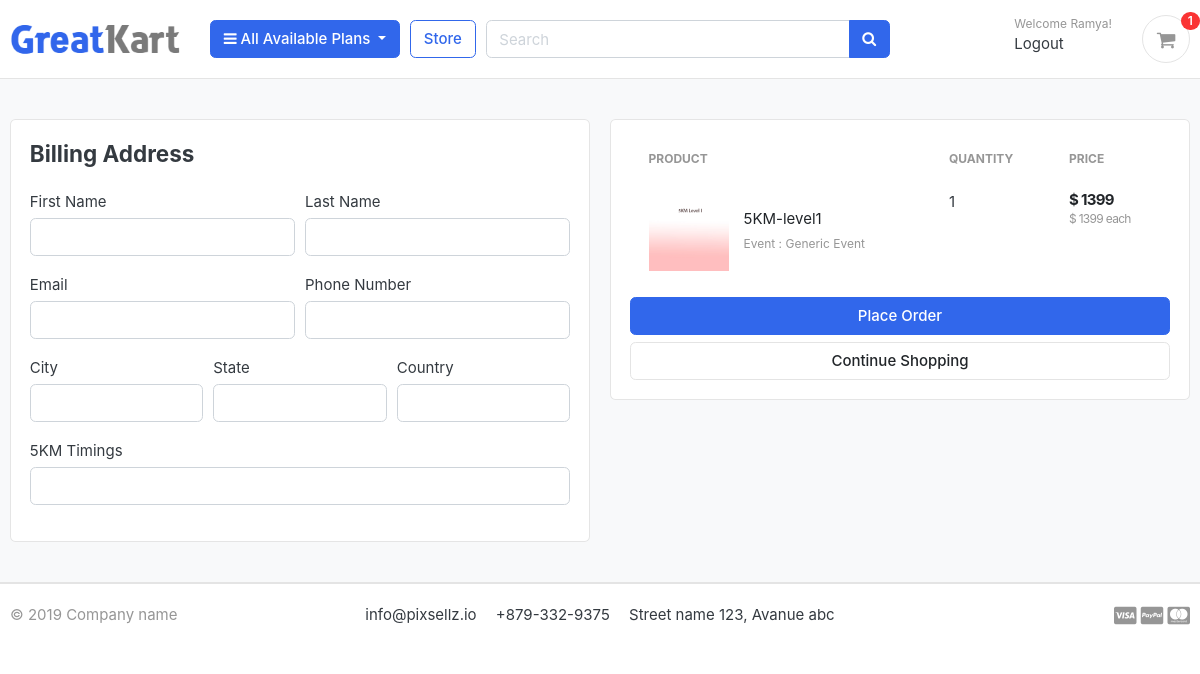
The page /cart/checkout/ (signed in) on the database as committed earlier.
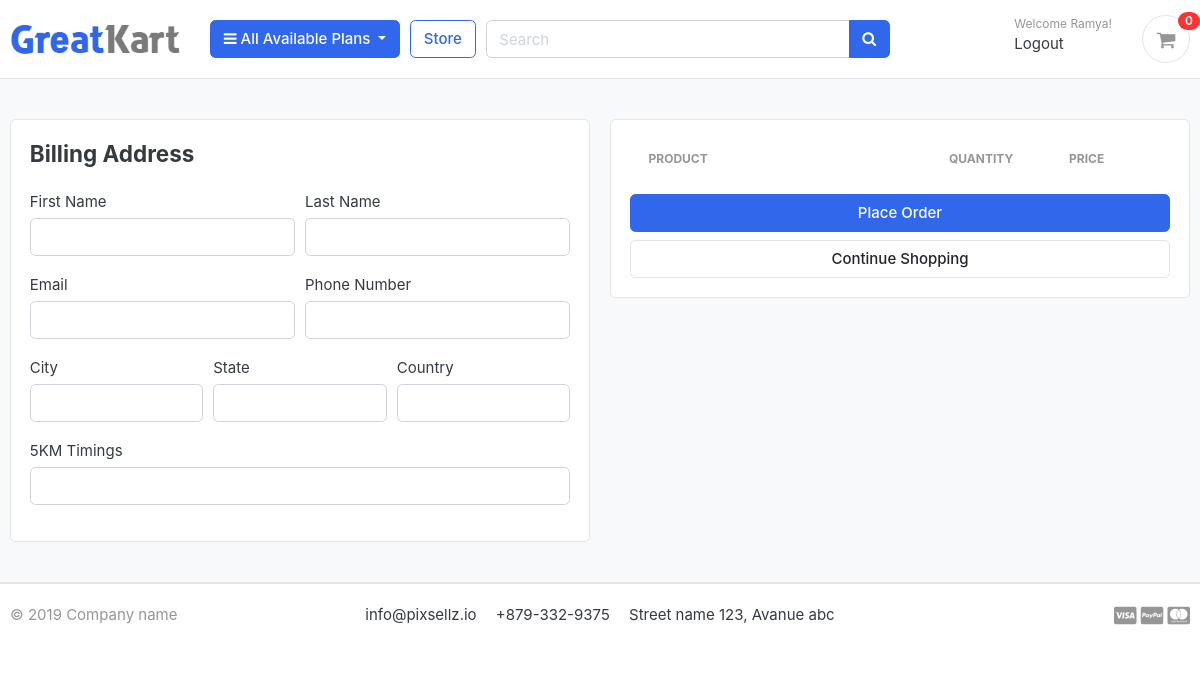
The same page on the database as committed later.
### carts/models.py (models this page shows, shortened)
class CartItem(models.Model):
    user = models.ForeignKey(Account, on_delete=models.CASCADE, null=True)
    product = models.ForeignKey(Product, on_delete=models.CASCADE)
    variations = models.ManyToManyField(Variation, blank=True)
    cart    = models.ForeignKey(Cart, on_delete=models.CASCADE, null=True)
    quantity = models.IntegerField(default=1)
    is_active = models.BooleanField(default=True)
    def sub_total(self):
        return self.product.price * self.quantity

### store/models.py (models this page shows, shortened)
class Product(models.Model):
    product_name    = models.CharField(max_length=200, unique=True)
    slug            = models.SlugField(max_length=200, unique=True)
    description     = models.TextField(max_length=500, blank=True)
    price           = models.IntegerField()
    images          = models.ImageField(upload_to='photos/products')
    coach           = models.CharField(max_length=500, blank=True, default='Generic')
    is_available    = models.BooleanField(default=True)
    category        = models.ForeignKey(Category, on_delete=models.CASCADE)
    created_date    = models.DateTimeField(auto_now_add=True)
    modified_date   = models.DateTimeField(auto_now=True)
    level           = models.CharField(max_length=255,choices=[('1','Level 1'),('2','Level II'),('3','Level III')],default="1")
    def get_url(self):
        return reverse('product_detail', args=[self.category.slug, self.slug])

class Variation(models.Model):
    product = models.ForeignKey(Product, on_delete=models.CASCADE)
    variation_category = models.CharField(max_length=100, choices=variation_category_choice)
    variation_value     = models.CharField(max_length=100, default='Generic')
    is_active           = models.BooleanField(default=True)
    created_date        = models.DateTimeField(auto_now=True)
    objects = VariationManager()

### carts/views.py (the view)
# urls.py: path('checkout/', views.checkout, name='checkout'),
@login_required(login_url='login')
def checkout(request, total=0, quantity=0, cart_items=None):
    try:
        tax = 0
        grand_total = 0
        if request.user.is_authenticated:
            cart_items = CartItem.objects.filter(user=request.user, is_active=True)
        else:
            cart = Cart.objects.get(cart_id=_cart_id(request))
            cart_items = CartItem.objects.filter(cart=cart, is_active=True)
        for cart_item in cart_items:
            total += (cart_item.product.price * cart_item.quantity)
            quantity += cart_item.quantity
        tax = (12 * total)/100
        grand_total = total + tax
    except ObjectDoesNotExist:
        pass #just ignore
    context = {
        'total': total,
        'quantity': quantity,
        'cart_items': cart_items,
        'tax'       : tax,
        'grand_total': grand_total,
    }
    return render(request, 'store/checkout.html', context)

### carts/context_processors.py (called while the page is built)
def counter(request):
    cart_count = 0
    if 'admin' in request.path:
        return {}
    else:
        try:
            cart = Cart.objects.filter(cart_id=_cart_id(request))
            if request.user.is_authenticated:
                cart_items = CartItem.objects.all().filter(user=request.user)
            else:
                cart_items = CartItem.objects.all().filter(cart=cart[:1])
            for cart_item in cart_items:
                cart_count += cart_item.quantity
        except Cart.DoesNotExist:
            cart_count = 0
    return dict(cart_count=cart_count)

### carts/views.py (called while the page is built)
def _cart_id(request):
    cart = request.session.session_key
    if not cart:
        cart = request.session.create()
    return cart

### category/context_processors.py (called while the page is built)
def menu_links(request):
    links = Category.objects.all()
    return dict(links=links)

### category/models.py (called while the page is built)
    def get_url(self):
            return reverse('products_by_category', args=[self.slug])

### templates/store/checkout.html (shortened to what this page needs)
{% extends 'base.html' %}
{% load static %}
{% block content %}
<section class="section-content padding-y bg">
<div class="container">
<div class="row">
	<aside class="col-lg-6">
<div class="card">
  <div class="card-body">
    <h4 class="card-title mb-4">Billing Address</h4>
    <form action="{% url 'place_order' %}" method="POST">
      <div class="form-row">
        <div class="col form-group">
          <label for="">First Name</label>
          <input type="text" name="first_name" class="form-control" required>
        </div>
        <div class="col form-group">
          <label for="">Last Name</label>
          <input type="text" name="last_name" class="form-control" required>
        </div>
      </div>
      <div class="form-row">
        <div class="col form-group">
          <label for="">Email</label>
          <input type="email" name="email" class="form-control" required>
        </div>
        <div class="col form-group">
          <label for="">Phone Number</label>
          <input type="text" name="phone" class="form-control" required>
        </div>
      </div>
      <div class="form-row">
        <div class="col form-group">
          <label for="">City</label>
          <input type="text" name="city" class="form-control" required>
        </div>
        <div class="col form-group">
          <label for="">State</label>
          <input type="text" name="state" class="form-control" required>
        </div>
        <div class="col form-group">
          <label for="">Country</label>
          <input type="text" name="country" class="form-control" required>
        </div>
      </div>
      <div class="form-row">
        <div class="col form-group">
          <label for="">5KM Timings</label>
          <input type="text" name="timings" class="form-control" required>
        </div>
      </div>
</div>
	</aside>
	<aside class="col-lg-6">
		<div class="card">
		<div class="card-body">
      <table class="table table-borderless table-shopping-cart">
      <thead class="text-muted">
      <tr class="small text-uppercase">
        <th scope="col">Product</th>
        <th scope="col" width="120">Quantity</th>
        <th scope="col" width="120">Price</th>
      </tr>
      </thead>
      <tbody>
      {% for cart_item in cart_items %}
      <tr>
      	<td>
      		<figure class="itemside align-items-center">
      			<div class="aside"><img src="{{ cart_item.product.images.url }}" class="img-sm"></div>
      			<figcaption class="info">
      				<a href="{{ cart_item.product.get_url }}" class="title text-dark">{{ cart_item.product.product_name }}</a>
      				<p class="text-muted small">
      					{% if cart_item.variations.all %}
      						{% for item in cart_item.variations.all %}
      							{{ item.variation_category | capfirst }} : {{ item.variation_value | capfirst }} <br>
      						{% endfor %}
      					{% endif %}
      				</p>
      			</figcaption>
      		</figure>
      	</td>
      	<td>
      				<label for="">{{cart_item.quantity}}</label>
      	</td>
      	<td>
      		<div class="price-wrap">
      			<var class="price">$ {{ cart_item.sub_total }}</var>
      			<small class="text-muted"> $ {{ cart_item.product.price }} each </small>
      		</div>
      	</td>
      </tr>
      {% endfor %}
      </tbody>
      </table>
      <button type="submit" name="submit" class="btn btn-primary btn-block">Place Order</button>
			<a href="{% url 'store' %}" class="btn btn-light btn-block">Continue Shopping</a>
		</div>
		</div>
</aside>
</div>
</div>
</section>
{% endblock %}

### templates/includes/navbar.html (shortened to what this page needs)
{% load static %}
<header class="section-header">
<section class="header-main border-bottom">
  <div class="container">
<div class="row align-items-center">
  <div class="col-lg-2 col-md-3 col-6">
    <a href="{% url 'home' %}" class="brand-wrap">
      <img class="logo" src="{% static './images/logo.png' %}">
    </a>
  </div>
  <div class="col-lg col-sm col-md col-6 flex-grow-0">
    <div class="category-wrap dropdown d-inline-block float-right">
      <button type="button" class="btn btn-primary dropdown-toggle" data-toggle="dropdown">
        <i class="fa fa-bars"></i> All Available Plans
      </button>
    </div>
  </div>
  <a href="{% url 'store' %}" class="btn btn-outline-primary">Store</a>
  <div class="col-lg  col-md-6 col-sm-12 col">
    <form action="{% url 'search' %}" class="search" method='GET'>
      <div class="input-group w-100">
          <input type="text" class="form-control" style="width:60%;" placeholder="Search" name="keyword" required>
          <div class="input-group-append">
            <button class="btn btn-primary" type="submit">
              <i class="fa fa-search"></i>
            </button>
          </div>
        </div>
    </form>
  </div>
  <div class="col-lg-3 col-sm-6 col-8 order-2 order-lg-3">
        <div class="d-flex justify-content-end mb-3 mb-lg-0">
          {% if user.id is None %}
          <div class="widget-header">
            <small class="title text-muted">Welcome guest!</small>
            <div>
              <a href="{% url 'login' %}">Sign in</a> <span class="dark-transp"> | </span>
              <a href="{% url 'register' %}"> Register</a>
            </div>
          </div>
          {% else %}
          <div class="widget-header">
            <small class="title text-muted">Welcome {{user.first_name}}!</small>
            <div>
              <a href="{% url 'logout' %}"> Logout</a>
            </div>
          </div>
          {% endif %}
          <a href="{% url 'cart' %}" class="widget-header pl-3 ml-3">
            <div class="icon icon-sm rounded-circle border"><i class="fa fa-shopping-cart"></i></div>
            <span class="badge badge-pill badge-danger notify">{{cart_count}}</span>
          </a>
        </div>
      </div>
</div>
  </div>
</section>
</header>

Rows that differ between the two databases and show on the page:
removed CartItem: product.images (picture), product.product_name "5KM-level1", quantity "1", sub_total "1399", product.price "1399"
no longer on this page (row unchanged): Variation: variation_category "Event", variation_value "Generic Event"
Other text that changed with them:
{{ cart_count }}: "1" → "0"
